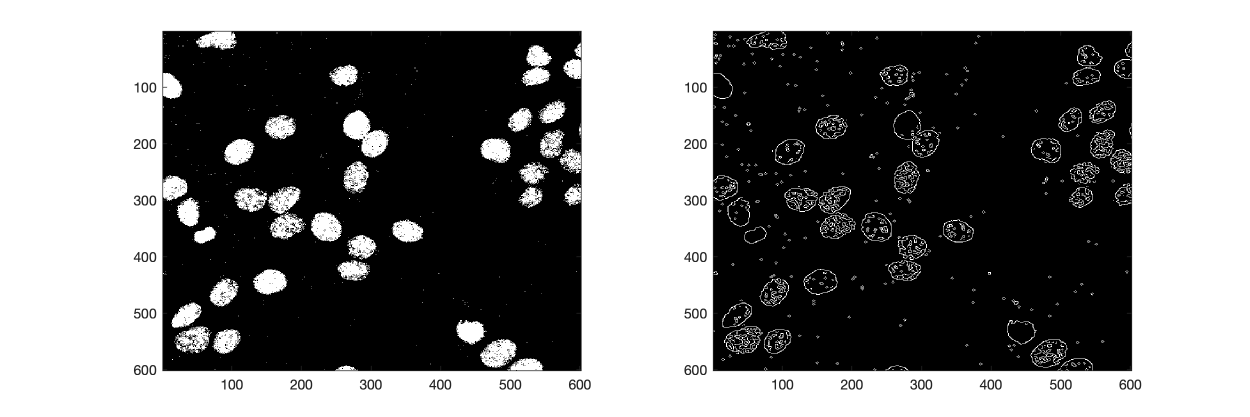
%> input picture CODE/Dapi_Edges.png, 2500 x 833 px, given in place of RBD_LKR13_1_DAPI.tiff, which was not available (shown at 1/2 size)
$ octave EdgesAll.m   (GNU Octave 9; MATLAB toolbox functions it lacks are replaced by stand-ins)
%> lines starting %> are read from the running program, lines starting %| are printed output that depends on the picture; in (x1, y1, x2, y2) boxes, pixels count from 0 and x2, y2 are one past the last pixel; in counts of white or black regions, pixels touching at a corner belong together; the program's own positions count from 1; pictures that were not available may be replaced by others from this repository, and a replacement may not be noted
%%
h0 = figure
dapiIn = imread("RBD_LKR13_1_DAPI.tiff");
%> dapiIn is the input picture: size 833x2500x3 uint8; min 0, max 255, mean 124.9
dapiIn(980:end,810:end,:)=0;
blue_channel            = dapiIn(:,:,3);
thresh_dapi = graythresh(blue_channel);
%> thresh_dapi = 0.498
otsu_dapi = imbinarize(blue_channel,thresh_dapi);
%> otsu_dapi: size 833x2500 logical; 48.9% white; 1168 white regions (871 under 20 px), largest, box (x1, y1, x2, y2) and area: (0, 0, 2500, 833) 928928, (686, 220, 779, 315) 4441, (1044, 90, 1104, 172) 2787
edge_dapi = edge(otsu_dapi,'canny');
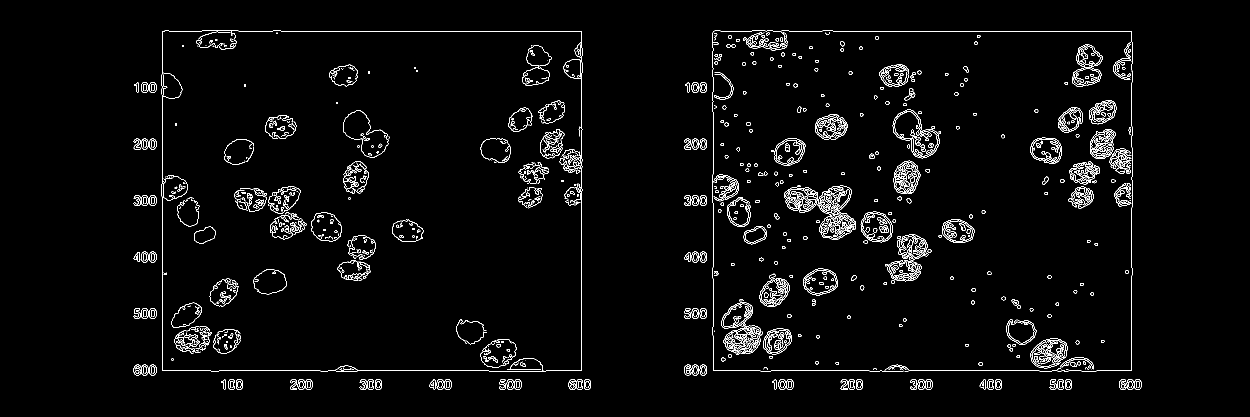
%> edge_dapi: size 833x2500 logical (shown at 1/2 size); 2.7% white in thin lines or dots, all inside (x1, y1, x2, y2) = (267, 60, 2283, 780)
rr=200:800;
cc=200:800;
subplot(121)
imagesc(otsu_dapi(rr,cc,:))
subplot(122)
 imagesc( edge_dapi(rr,cc))
 colormap gray
h0.Position = [ 100   400   900   300];

filename1='Dapi_Edges.png';
print('-dpng','-r200',filename1)

%%
h1 = figure
phalloidinIn = imread("RBD_LKR13_1_Phalloidin.tif");
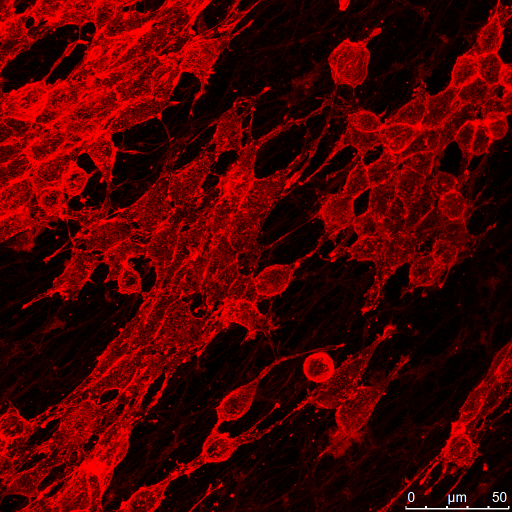
%> input picture CODE/RBD_LKR13_1_Phalloidin.tiff, 1024 x 1024 px, given in place of RBD_LKR13_1_Phalloidin.tif, which was not available (shown at 1/2 size)
%> phalloidinIn is the input picture: size 1024x1024x3 uint8; mean R, G, B 74.7, 0.3, 0.3
phalloidinIn(980:end,810:end,:)=0;
%> phalloidinIn: size 1024x1024x3 uint8; 0.8% of pixels changed, all inside (x1, y1, x2, y2) = (809, 979, 1024, 1024)
red_channelR = phalloidinIn(:,:,1);
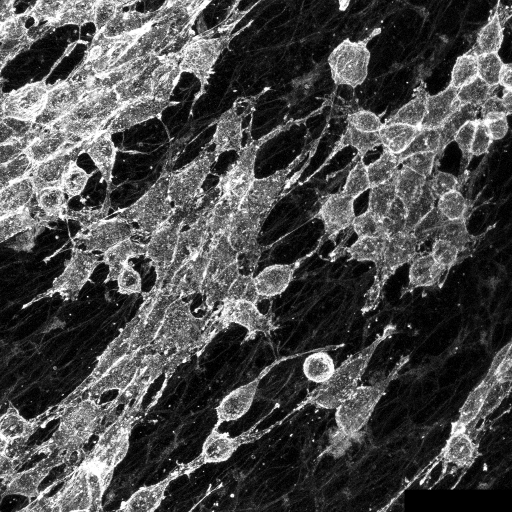
%> red_channelR: size 1024x1024 uint8 (shown at 1/2 size); min 0, max 255, mean 74.2
thresh_phallo = graythresh(red_channelR);
%> thresh_phallo = 0.388
otsu_phallo = imbinarize(red_channelR, thresh_phallo);
%> otsu_phallo: size 1024x1024 logical; 31.1% white; 4705 white regions (4508 under 20 px), largest, box (x1, y1, x2, y2) and area: (0, 0, 660, 1024) 207912, (594, 0, 1024, 534) 47631, (231, 695, 772, 1024) 22043
edge_phallo = edge(otsu_phallo, 'canny');
%> edge_phallo: size 1024x1024 logical; 10.5% white in thin lines or dots
rr=200:800;
cc=200:800;
subplot(121)
imagesc(otsu_phallo(rr,cc,:))
subplot(122)
 imagesc( edge_phallo(rr,cc))
 colormap gray
h1.Position = [ 100   400   900   300];

filename2='Phalloidin_Edges.png';
print('-dpng','-r200',filename2)

%%
h2 = figure
fibronectinIn = imread("RBD_LKR13_1_fibronectin.tif");
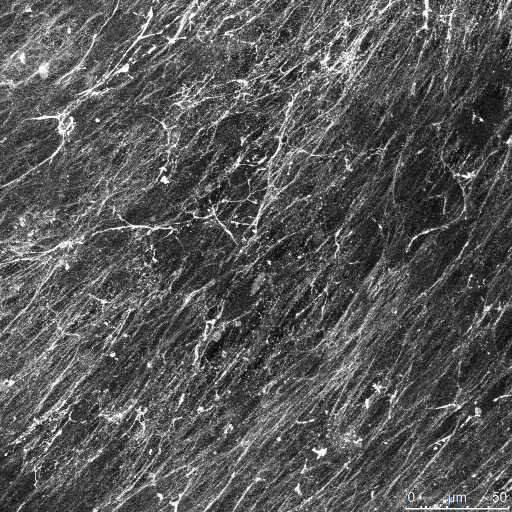
%> input picture CODE/RBD_LKR13_1_Fibronectin.tiff, 1024 x 1024 px, given in place of RBD_LKR13_1_fibronectin.tif, which was not available (shown at 1/2 size)
%> fibronectinIn is the input picture: size 1024x1024x3 uint8; mean R, G, B 87.7, 87.7, 87.7
thresh_fibronectin = graythresh(fibronectinIn);
%> thresh_fibronectin = 0.447
otsu_fibronectin = imbinarize(fibronectinIn, thresh_fibronectin);
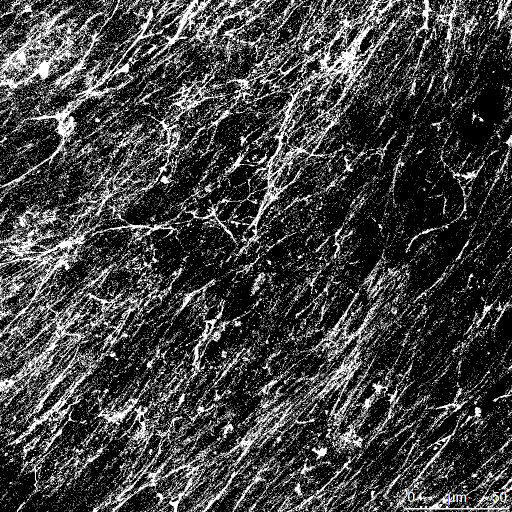
%> otsu_fibronectin: size 1024x1024x3 logical (shown at 1/2 size); mean R, G, B 0.249, 0.249, 0.249
[maxInt,maxChan]                    = max(mean(mean(otsu_fibronectin)));
%> maxInt = 0.249; maxChan = 1
cannySize = 2;
[Fibronect_1,numEdges]              = bwlabel(edge(otsu_fibronectin(:,:,maxChan),'canny',[],cannySize));
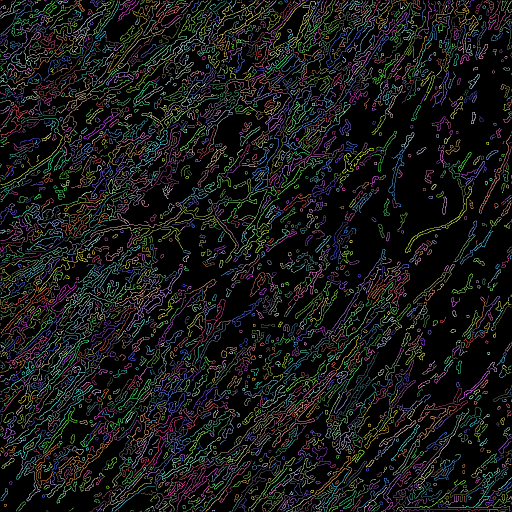
%> Fibronect_1: size 1024x1024 double (shown at 1/2 size); 3264 distinct labels, from 0 to 3263; one colour per label, 0 black
%> numEdges = 3263
rr=200:800;
cc=200:800;
subplot(121)
imagesc(otsu_fibronectin(rr,cc,:))
subplot(122)
 imagesc( Fibronect_1(rr,cc))
 colormap hot
h2.Position = [ 100   400   900   300];
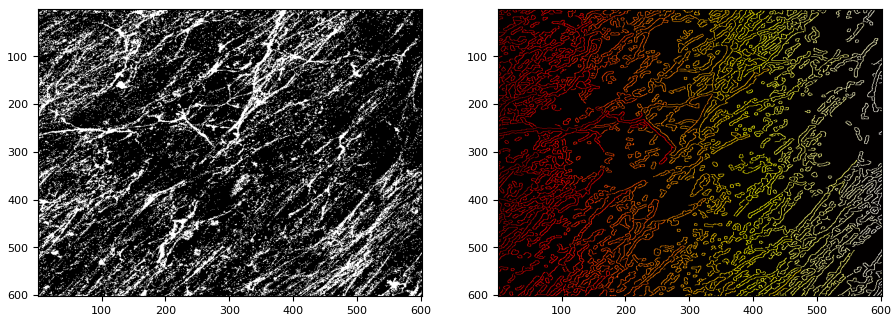
%> figure redrawn from the program's plot data, 2 panels

filename3='Fibronectin_Edges.png';
print('-dpng','-r200',filename3)
